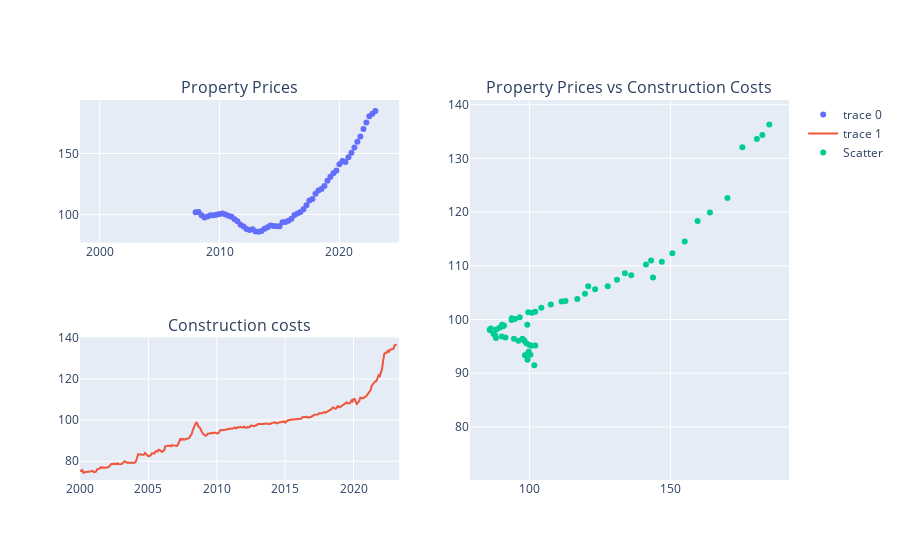

The cell this chart's notebook holds for it:
### Code cell
#Property Prices vs Constrution costs corr

#aggregate all graphs in one
fig_property_prices_construction_costs = make_subplots(
    rows=2, cols=2,
    specs=[[{}, {'rowspan':2}],
           [{}, None]],
    subplot_titles=("Property Prices", "Property Prices vs Construction Costs","Construction costs"))


# line graph for property prices
fig_property_prices_construction_costs.add_trace(go.Scatter(
                 x=df_combined['date'],
                 y=df_combined['property_prices'], mode='markers'), row=1, col=1)


# line graph for construction Costs
fig_property_prices_construction_costs.add_trace(go.Scatter(
                 x=df_combined['date'],
                 y=df_combined['construction_cost']), 
                  row=2, col=1)


fig_property_prices_construction_costs.add_trace(go.Scatter(
    x=df_combined['property_prices'],
    y=df_combined['construction_cost'],
    mode='markers',
    name='Scatter'),
    row=1, col=2)


fig_property_prices_construction_costs.show()

### Figure 1 — Plotly figure (JSON) as saved in the notebook; plotly's stock layout.template omitted (floating-point values rounded to 4 significant figures; data arrays with more than 128 entries replaced by an {"elided": "..."} marker saying what was removed)
{"data": [{"mode": "markers", "type": "scatter", "x": {"elided": "281 str values"}, "xaxis": "x", "y": {"elided": "281 float values"}, "yaxis": "y"}, {"type": "scatter", "x": {"elided": "281 str values"}, "xaxis": "x3", "y": {"elided": "281 float values"}, "yaxis": "y3"}, {"mode": "markers", "name": "Scatter", "type": "scatter", "x": {"elided": "281 float values"}, "xaxis": "x2", "y": {"elided": "281 float values"}, "yaxis": "y2"}], "layout": {"annotations": [{"font": {"size": 16}, "showarrow": false, "text": "Property Prices", "x": 0.225, "xanchor": "center", "xref": "paper", "y": 1, "yanchor": "bottom", "yref": "paper"}, {"font": {"size": 16}, "showarrow": false, "text": "Property Prices vs Construction Costs", "x": 0.775, "xanchor": "center", "xref": "paper", "y": 1, "yanchor": "bottom", "yref": "paper"}, {"font": {"size": 16}, "showarrow": false, "text": "Construction costs", "x": 0.225, "xanchor": "center", "xref": "paper", "y": 0.375, "yanchor": "bottom", "yref": "paper"}], "xaxis": {"anchor": "y", "domain": [0, 0.45]}, "xaxis2": {"anchor": "y2", "domain": [0.55, 1]}, "xaxis3": {"anchor": "y3", "domain": [0, 0.45]}, "yaxis": {"anchor": "x", "domain": [0.625, 1]}, "yaxis2": {"anchor": "x2", "domain": [0, 1]}, "yaxis3": {"anchor": "x3", "domain": [0, 0.375]}}}
